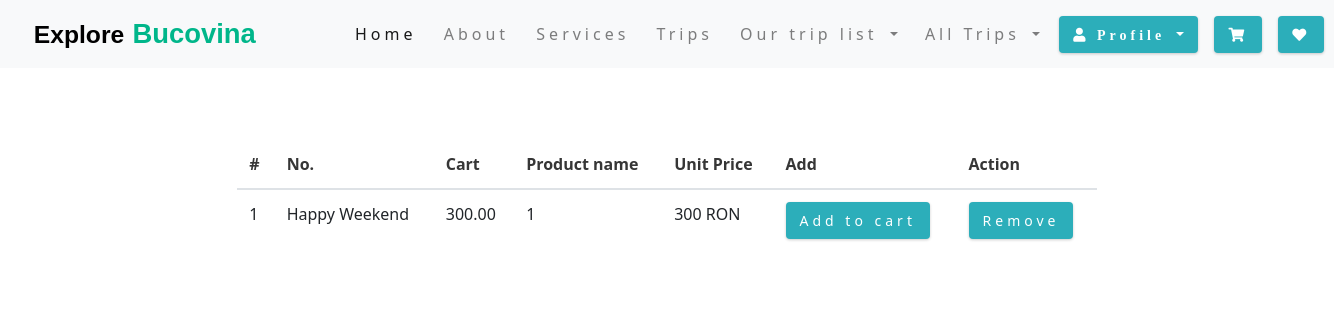
Page /orders/wish_list/ (signed in) on the committed database.
### orders/models.py (models this page shows, shortened)
class OrderCart(models.Model):
    user = models.ForeignKey(User, on_delete=models.CASCADE)
    product = models.ForeignKey(Product, on_delete=models.CASCADE)
    cart_item = models.BooleanField(default=False)
    wishlist_item = models.BooleanField(default=False)
    quantity = models.IntegerField()
    created_at = models.DateTimeField(auto_now_add=True)
    amount = models.IntegerField(null=True)

### product/models.py (models this page shows, shortened)
class Product(models.Model):
    category = models.ForeignKey(Category, on_delete=models.CASCADE, null=True)
    title = models.CharField(max_length=50)
    description = models.TextField(max_length=400)
    profile = models.ImageField(upload_to='profile/', null=True)
    price = models.DecimalField(max_digits=5, decimal_places=2)
    in_stock = models.BooleanField(default=True)
    is_active = models.BooleanField(default=True)
    created_at = models.DateTimeField(auto_now_add=True)
    updated_at = models.DateTimeField(auto_now=True)

### orders/views.py (the view)
# urls.py: path('wish_list/', views.WishListView.as_view(), name='wish-list'),
class WishListView(ListView):
    model = OrderCart
    template_name = 'orders/wish_list.html'
    context_object_name = 'wish_products'
    def get_queryset(self):
        result = (OrderCart.objects.filter(wishlist_item=1, user_id=self.request.user.id))
        return result

### online_store/context_processors.py (called while the page is built)
def get_all_categories(request):
    categories = Category.objects.all()
    return {'categories': categories}

### templates/orders/wish_list.html (shortened to what this page needs)
{% extends 'base.html' %}
{% load static %}
{% block content %}
    <div class="container-fluid content-holder">
        <br><br><br>
        <div class="row">
            <div class="col-md-8 offset-md-2">
                {% if wish_products %}
                    <table class="table">
                        <thead>
                        <tr>
                            <th>#</th>
                            <th>No.</th>
                            <th>Cart</th>
                            <th>Product name</th>
                            <th>Unit Price</th>
                            <th>Add</th>
                            <th>Action</th>
                        </tr>
                        </thead>
                        <tbody>
                        {% for wish_list in wish_products %}
                            <tr>
                                <td>{{ forloop.counter }}</td>
                                <td>{{ wish_list.product.title }}</td>
                                <td>{{ wish_list.product.price }}</td>
                                <td>{{ wish_list.quantity }}</td>
                                <td>{{ wish_list.amount }} RON</td>
                                <td><a href="{% url 'move-favorites-to-cart' wish_list.id %}"
                                       class="btn btn-outline-primary">Add to cart</a></td>
                               <td><a href="{% url 'delete-from-wishlist' wish_list.id %}"
                                      class="btn btn-outline-secondary">Remove</a></td>
                            </tr>
                        {% endfor %}
                        </tbody>
                    </table>
                {% endif %}
            </div>
        </div>
    </div>
{% endblock %}

### css/my_style.css (style rules this page uses)
:root { --clr-primary-1: hsl(184, 91%, 17%); --clr-primary-2: hsl(185, 84%, 25%); --clr-primary-3: hsl(185, 81%, 29%); --clr-primary-4: hsl(184, 77%, 34%); --clr-primary-5: hsl(185, 62%, 45%); --clr-primary-6: hsl(185, 57%, 50%); --clr-primary-7: hsl(184, 65%, 59%); --clr-primary-8: hsl(184, 80%, 74%); --clr-primary-9: hsl(185, 94%, 87%); --clr-primary-10: hsl(186, 100%, 94%); --clr-grey-1: hsl(209, 61%, 16%); --clr-grey-2: hsl(211, 39%, 23%); --clr-grey-3: hsl(209, 34%, 30%); --clr-grey-4: hsl(209, 28%, 39%); --clr-grey-5: hsl(210, 22%, 49%); --clr-grey-6: hsl(209, 23%, 60%); --clr-grey-7: hsl(211, 27%, 70%); --clr-grey-8: hsl(210, 31%, 80%); --clr-grey-9: hsl(212, 33%, 89%); --clr-grey-10: hsl(210, 36%, 96%); --clr-white: #fff; --ff-primary: 'Lato', sans-serif; --transition: all 0.3s linear; --spacing: 0.25rem; --radius: 0.5rem; --light-shadow: 0 5px 15px rgba(0, 0, 0, 0.1); --dark-shadow: 0 5px 15px rgba(0, 0, 0, 0.2); }
* { margin: 0; padding: 0; box-sizing: border-box; }
html { scroll-behavior: smooth; }
body { font-family: system-ui, -apple-system, BlinkMacSystemFont, 'Segoe UI', Roboto, Oxygen, Ubuntu, Cantarell, 'Open Sans', 'Helvetica Neue', sans-serif; background: var(--clr-white); line-height: 1.5; font-size: 0.875rem; }
a { text-decoration: none; }
@media screen and (min-width: 800px) { body { font-size: 1rem; } }
.btn { text-transform: none; background: var(--clr-primary-5); color: var(--clr-white); padding: 0.375rem 0.75rem; letter-spacing: var(--spacing); display: inline-block; transition: var(--transition); font-size: 0.875rem; border: 2px solid transparent; cursor: pointer; box-shadow: 0 1px 3px rgba(0, 0, 0, 0.2); }

### rows in the picture
OrderCart: product "Happy Weekend", product.price "300.00", quantity "1", amount "300"
